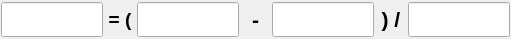
    <widget class="QWidget" name="layoutWidget_4">
     <property name="geometry">
      <rect>
       <x>200</x>
       <y>480</y>
       <width>511</width>
       <height>31</height>
      </rect>
     </property>
     <layout class="QHBoxLayout" name="horizontalLayout_7" stretch="3,1,3,1,3,1,3">
      <property name="spacing">
       <number>0</number>
      </property>
      <property name="leftMargin">
       <number>1</number>
      </property>
      <property name="topMargin">
       <number>2</number>
      </property>
      <property name="rightMargin">
       <number>1</number>
      </property>
      <property name="bottomMargin">
       <number>2</number>
      </property>
      <item>
       <widget class="caLineEdit" name="caLineEdit_16">
        <property name="sizePolicy">
         <sizepolicy hsizetype="Expanding" vsizetype="Expanding">
          <horstretch>0</horstretch>
          <verstretch>0</verstretch>
         </sizepolicy>
        </property>
        <property name="font">
         <font>
          <family>Monospace</family>
          <pointsize>17</pointsize>
          <stylestrategy>PreferDefault</stylestrategy>
         </font>
        </property>
        <property name="alignment">
         <set>Qt::AlignAbsolute|Qt::AlignCenter|Qt::AlignHCenter|Qt::AlignVCenter</set>
        </property>
        <property name="channel" stdset="0">
         <string notr="true">$(P)$(PITCH).RBV</string>
        </property>
        <property name="foreground">
         <color>
          <red>10</red>
          <green>0</green>
          <blue>184</blue>
         </color>
        </property>
        <property name="background">
         <color>
          <red>200</red>
          <green>200</green>
          <blue>200</blue>
         </color>
        </property>
        <property name="colorMode">
         <enum>caLineEdit::Static</enum>
        </property>
        <property name="precisionMode">
         <enum>caLineEdit::Channel</enum>
        </property>
        <property name="limitsMode">
         <enum>caLineEdit::Channel</enum>
        </property>
        <property name="maxValue">
         <double>1.000000000000000</double>
        </property>
        <property name="minValue">
         <double>0.000000000000000</double>
        </property>
        <property name="fontScaleMode" stdset="0">
         <enum>caLineEdit::WidthAndHeight</enum>
        </property>
        <property name="formatType">
         <enum>caLineEdit::decimal</enum>
        </property>
       </widget>
      </item>
      <item>
       <widget class="caLabel" name="calabel_35">
        <property name="sizePolicy">
         <sizepolicy hsizetype="Expanding" vsizetype="Preferred">
          <horstretch>0</horstretch>
          <verstretch>0</verstretch>
         </sizepolicy>
        </property>
        <property name="font">
         <font>
          <pointsize>14</pointsize>
          <weight>75</weight>
          <bold>true</bold>
         </font>
        </property>
        <property name="text">
         <string>= (</string>
        </property>
        <property name="alignment">
         <set>Qt::AlignCenter</set>
        </property>
       </widget>
      </item>
      <item>
       <widget class="caLineEdit" name="calineedit_5">
        <property name="sizePolicy">
         <sizepolicy hsizetype="Expanding" vsizetype="Expanding">
          <horstretch>0</horstretch>
          <verstretch>0</verstretch>
         </sizepolicy>
        </property>
        <property name="font">
         <font>
          <family>Monospace</family>
          <pointsize>17</pointsize>
          <stylestrategy>PreferDefault</stylestrategy>
         </font>
        </property>
        <property name="channel" stdset="0">
         <string notr="true">$(P)$(SLITS):vSizeC1.VAL</string>
        </property>
        <property name="foreground">
         <color>
          <red>10</red>
          <green>0</green>
          <blue>184</blue>
         </color>
        </property>
        <property name="background">
         <color>
          <red>200</red>
          <green>200</green>
          <blue>200</blue>
         </color>
        </property>
        <property name="colorMode">
         <enum>caLineEdit::Static</enum>
        </property>
       </widget>
      </item>
      <item>
       <widget class="caLabel" name="calabel_36">
        <property name="sizePolicy">
         <sizepolicy hsizetype="Expanding" vsizetype="Preferred">
          <horstretch>0</horstretch>
          <verstretch>0</verstretch>
         </sizepolicy>
        </property>
        <property name="font">
         <font>
          <pointsize>16</pointsize>
          <weight>75</weight>
          <bold>true</bold>
         </font>
        </property>
        <property name="text">
         <string>-</string>
        </property>
        <property name="alignment">
         <set>Qt::AlignCenter</set>
        </property>
        <property name="indent">
         <number>0</number>
        </property>
       </widget>
      </item>
      <item>
       <widget class="caLineEdit" name="caLineEdit_17">
        <property name="sizePolicy">
         <sizepolicy hsizetype="Expanding" vsizetype="Expanding">
          <horstretch>0</horstretch>
          <verstretch>0</verstretch>
         </sizepolicy>
        </property>
        <property name="font">
         <font>
          <family>Monospace</family>
          <pointsize>17</pointsize>
          <stylestrategy>PreferDefault</stylestrategy>
         </font>
        </property>
        <property name="alignment">
         <set>Qt::AlignAbsolute|Qt::AlignCenter|Qt::AlignHCenter|Qt::AlignVCenter</set>
        </property>
        <property name="channel" stdset="0">
         <string notr="true">$(P)$(SLITS):vSize.VAL</string>
        </property>
        <property name="foreground">
         <color>
          <red>10</red>
          <green>0</green>
          <blue>184</blue>
         </color>
        </property>
        <property name="background">
         <color>
          <red>200</red>
          <green>200</green>
          <blue>200</blue>
         </color>
        </property>
        <property name="colorMode">
         <enum>caLineEdit::Static</enum>
        </property>
        <property name="precisionMode">
         <enum>caLineEdit::Channel</enum>
        </property>
        <property name="limitsMode">
         <enum>caLineEdit::Channel</enum>
        </property>
        <property name="maxValue">
         <double>1.000000000000000</double>
        </property>
        <property name="minValue">
         <double>0.000000000000000</double>
        </property>
        <property name="fontScaleMode" stdset="0">
         <enum>caLineEdit::WidthAndHeight</enum>
        </property>
        <property name="formatType">
         <enum>caLineEdit::decimal</enum>
        </property>
       </widget>
      </item>
      <item>
       <widget class="caLabel" name="calabel_37">
        <property name="sizePolicy">
         <sizepolicy hsizetype="Expanding" vsizetype="Preferred">
          <horstretch>0</horstretch>
          <verstretch>0</verstretch>
         </sizepolicy>
        </property>
        <property name="font">
         <font>
          <pointsize>16</pointsize>
          <weight>75</weight>
          <bold>true</bold>
         </font>
        </property>
        <property name="text">
         <string>) /</string>
        </property>
        <property name="alignment">
         <set>Qt::AlignCenter</set>
        </property>
       </widget>
      </item>
      <item>
       <widget class="caLineEdit" name="calineedit_6">
        <property name="sizePolicy">
         <sizepolicy hsizetype="Expanding" vsizetype="Expanding">
          <horstretch>0</horstretch>
          <verstretch>0</verstretch>
         </sizepolicy>
        </property>
        <property name="channel" stdset="0">
         <string notr="true">$(P)$(SLITS):vSizeC2.VAL</string>
        </property>
        <property name="foreground">
         <color>
          <red>10</red>
          <green>0</green>
          <blue>184</blue>
         </color>
        </property>
        <property name="background">
         <color>
          <red>200</red>
          <green>200</green>
          <blue>200</blue>
         </color>
        </property>
        <property name="colorMode">
         <enum>caLineEdit::Static</enum>
        </property>
       </widget>
      </item>
     </layout>
    </widget>
